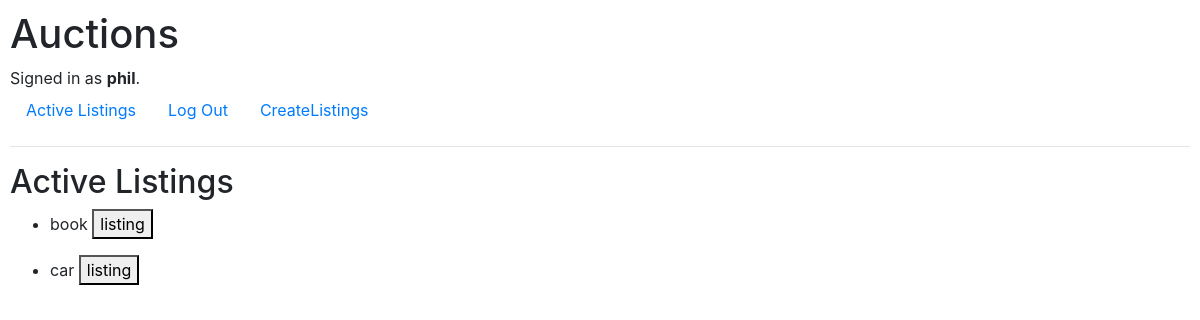
Screenshot of / (signed in) with the database file from the repository.
### auctions/models.py (models this page shows)
class User(AbstractUser):
    pass

class AuctionListing(models.Model):
    item=models.CharField(max_length=64)
    owner=models.ForeignKey(User,on_delete=models.CASCADE)
    description=models.CharField(max_length=64)
    listingprice=models.IntegerField()
    img=models.URLField()

### auctions/views.py (the view)
# urls.py: path("", views.index, name="index"),
def index(request):
    return render(request, "auctions/index.html",{
        'items':AuctionListing.objects.all()
    })

### auctions/templates/auctions/index.html (shortened to what this page needs)
{% extends "auctions/layout.html" %}
{% block body %}
    <h2>Active Listings</h2>
    {%for item in items%}
    <ul>
        <li><form action="{%url 'listing' id=item.id%}" method="POST">
            {{item.item}}
            <button type="submit">listing</button>
        </form></li>
    </ul>
    {%endfor%}
{% endblock %}

### auctions/templates/auctions/layout.html (shortened to what this page needs)
{% load static %}
<!DOCTYPE html>
<html lang="en">
    <head>
        <link rel="stylesheet" href="https://stackpath.bootstrapcdn.com/bootstrap/4.4.1/css/bootstrap.min.css">
        <link href="{% static 'auctions/styles.css' %}" rel="stylesheet">
    </head>
    <body>
        <h1>Auctions</h1>
        <div>
            {% if user.is_authenticated %}
                Signed in as <strong>{{ user.username }}</strong>.
            {% else %}
                Not signed in.
            {% endif %}
        </div>
        <ul class="nav">
            <li class="nav-item">
                <a class="nav-link" href="{% url 'index' %}">Active Listings</a>
            </li>
            {% if user.is_authenticated %}
                <li class="nav-item">
                    <a class="nav-link" href="{% url 'logout' %}">Log Out</a>
                </li>
            {% endif %}
            <li class="nav-item">
                <a class="nav-link" href="{% url 'create' %}">CreateListings</a>
            </li>
        </ul>
        <hr>
        {% block body %}
        {% endblock %}
    </body>
</html>

### auctions/static/auctions/styles.css (style rules this page uses)
body { padding: 10px; }

### rows the page displays
User: username "phil"
AuctionListing: item "book"
AuctionListing: item "car"
